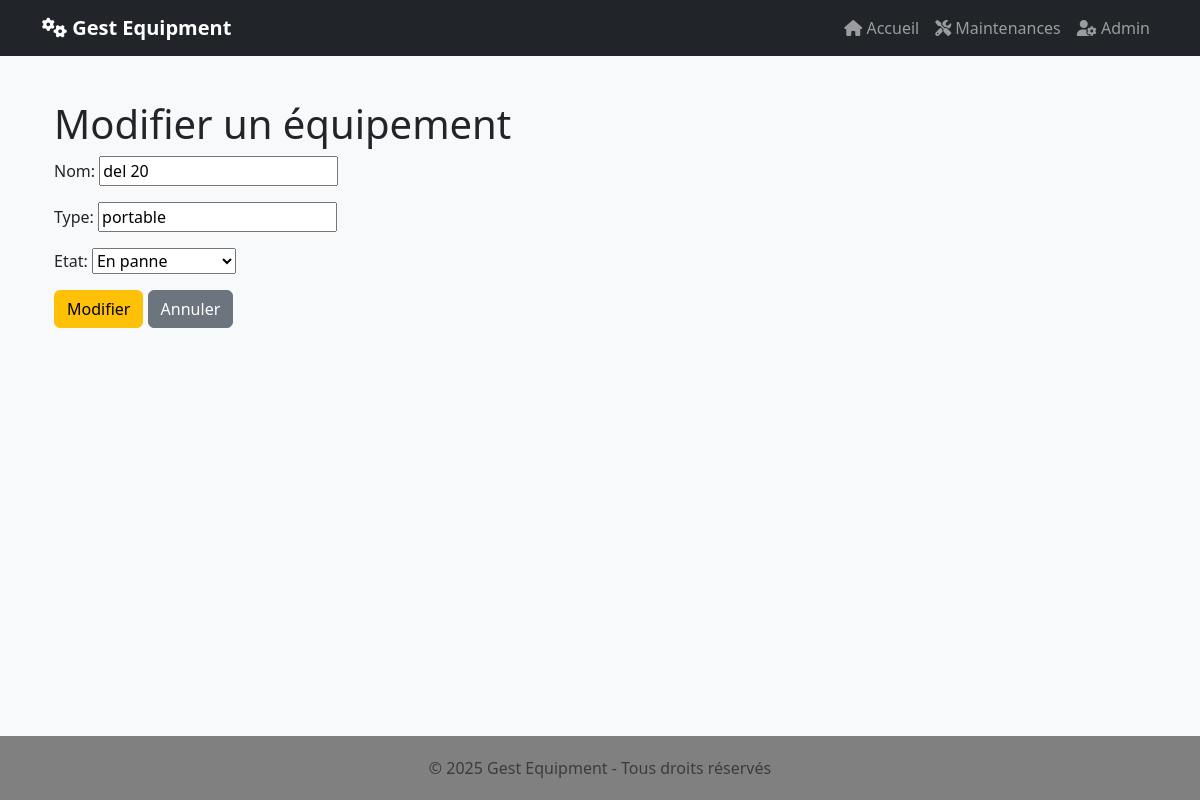
The page /equipments/modifier/33/ on the database its author committed.
### equipments/models.py (models this page shows, shortened)
class Equipement(models.Model):
    STATUTS = [
        ('fonctionnel', 'Fonctionnel'),
        ('panne', 'En panne'),
        ('maintenance', 'En maintenance'),
    ]
    nom = models.CharField(max_length=255)
    type = models.CharField(max_length=100)
    etat = models.CharField(max_length=50, choices=STATUTS, default='fonctionnel')

### equipments/views.py (the view)
# urls.py: path('equipments/modifier/<int:equipement_id>/', modifier_equipement, name='modifier_equipement'),
def modifier_equipement(request, equipement_id):
    equipement = Equipement.objects.get(id=equipement_id)
    if request.method == "POST":
        form = EquipementForm(request.POST, instance=equipement)
        if form.is_valid():
            form.save()
            return redirect('liste_equipements')
    else:
        form = EquipementForm(instance=equipement)
    return render(request, 'equipments/modifier_equipement.html', {'form': form})

### equipments/forms.py
class EquipementForm(forms.ModelForm):
    class Meta:
        model = Equipement
        fields = '__all__'  # Mets ici les champs nécessaires

### equipments/templates/equipments/modifier_equipement.html (shortened to what this page needs)
{% extends 'equipments/base.html' %}
{% block content %}
<div class="container">
    <h1 class="mt-4">Modifier un équipement</h1>
    <form method="POST">
        {{ form.as_p }}
        <button type="submit" class="btn btn-warning">Modifier</button>
        <a href="{% url 'liste_equipements' %}" class="btn btn-secondary">Annuler</a>
    </form>
</div>
{% endblock %}

### equipments/templates/equipments/base.html (style rules this page uses)
body { background-color: #f8f9fa; min-height: 100vh; display: flex; flex-direction: column; }

### rows shown on the page
Equipement: nom "del 20", type "portable", etat "En panne"
